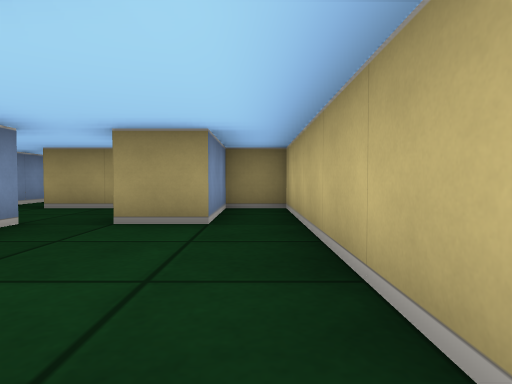
view 1 (above)

17 first-person views from a walk through a cub3D ray-caster map. The camera is about half as high as the walls, tilts 2° down and sees 75° across. The floor is counted in squares. Each view is taken from the middle of a square. On the plan, view 1 faces up. The plan holds only what a view shows up to about 9 squares ahead; the rest is blank.

view 2
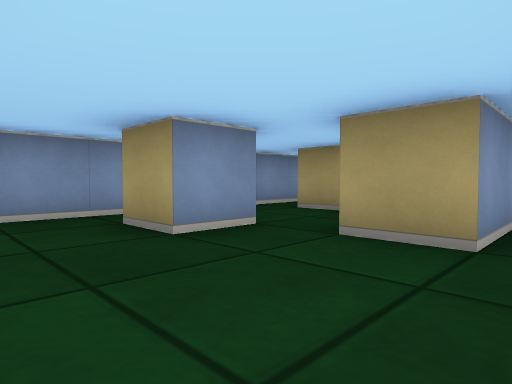

view 3
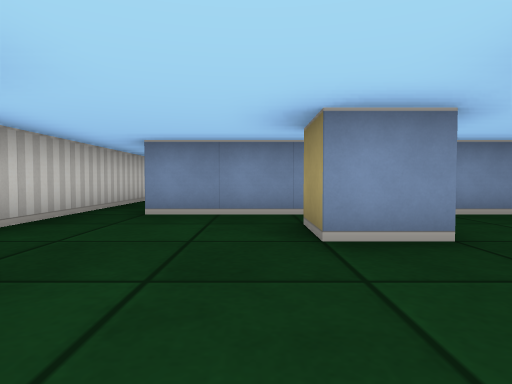

view 4
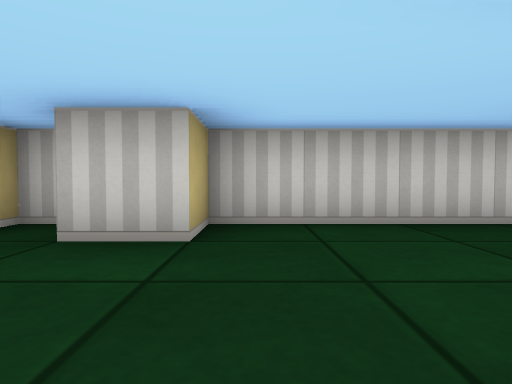

view 5
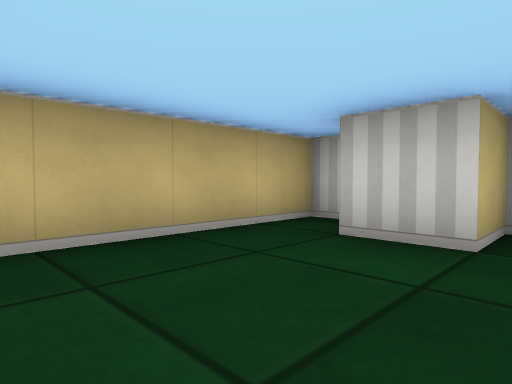

view 6
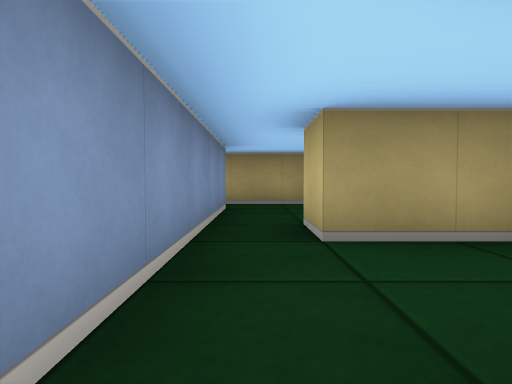

view 7
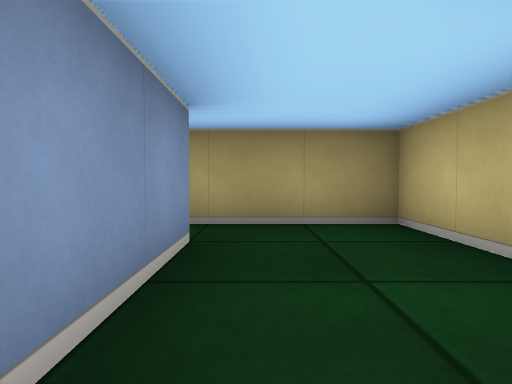

view 8
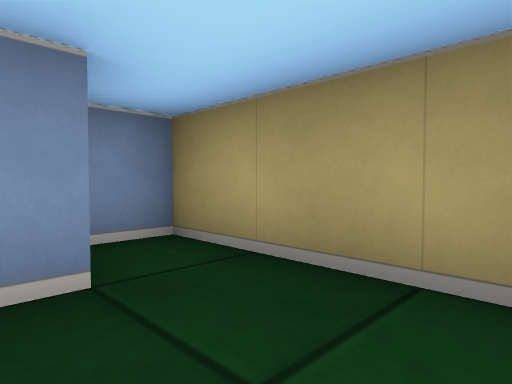

view 9
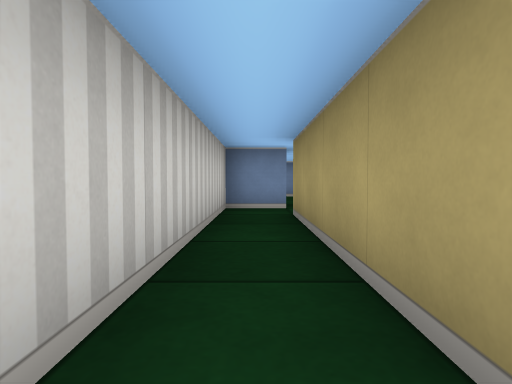

view 10
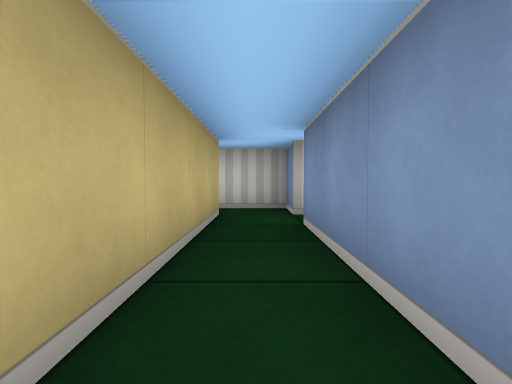

view 11
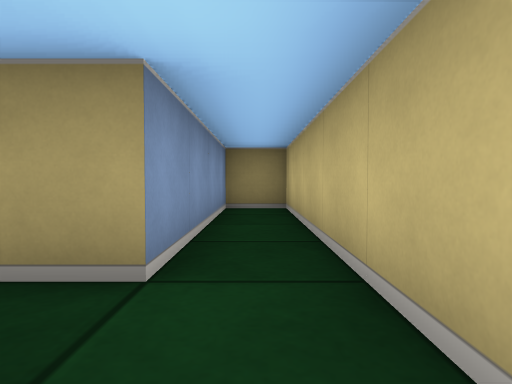

view 12
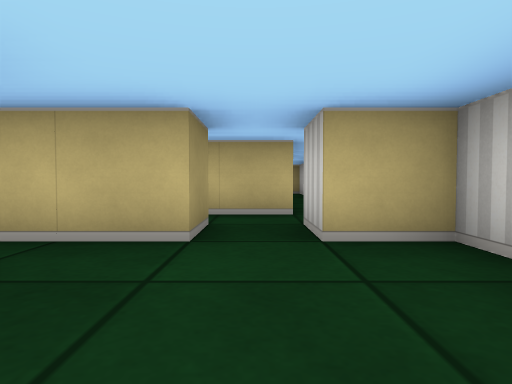

view 13
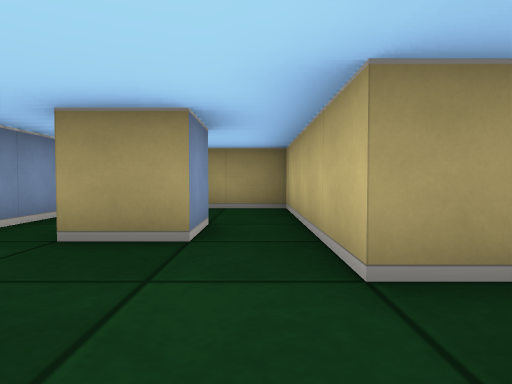

view 14
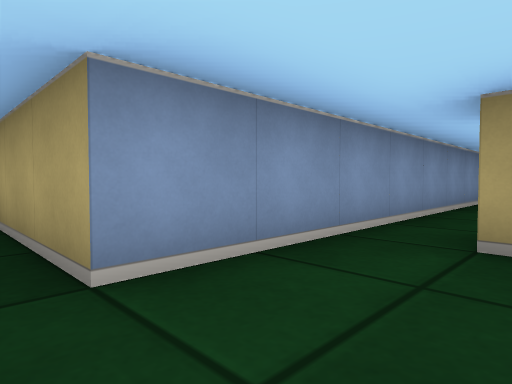

view 15
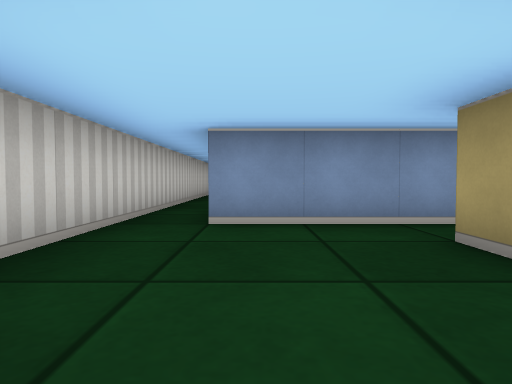

view 16
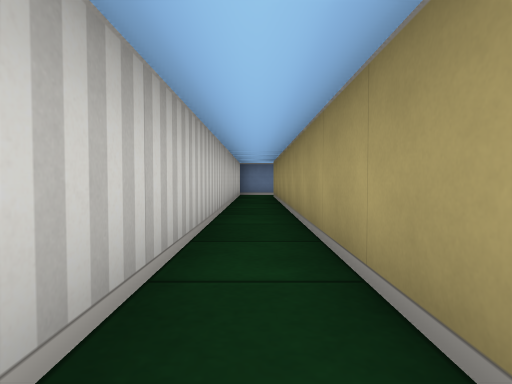

view 17
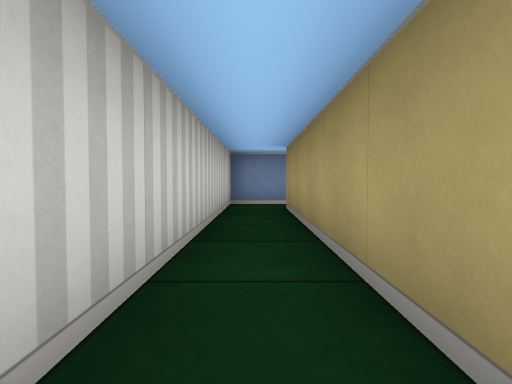

### Floor plan
Points are (right, up) in squares from view 1. A wall is a line through its corners. A room is listed if a view was taken in it or the views show most of it. See-through windows are left out.
Room 1 (views 1, 2, 3, 4, 5, 6, 7, 9)
walls: (-2.5, 3.6) (-2.5, 2.5) (-3.5, 2.5); (-2, 5.5) (-3.5, 5.5) (-3.5, 6.5); (0, -0.5) (0.5, -0.5) (0.5, 5.5) (-0.5, 5.5) (-0.5, 3.5) (-1.5, 3.5); (-4.5, 6.4) (-4.5, 0.5); (-4.5, -0.5) (-1.5, -0.5) (-1.5, 0.5) (-0.5, 0.5)
ways out: opening at (-4, 7) to room 2; opening at (-5, 0) to room 3
Room 2 (view 8)
walls: (-4.5, 8.6) (-4.5, 6.4); (-2.5, 7.9) (-2.5, 9.5) (-5.5, 9.5) (-5.5, 8.8)
ways out: opening at (-4, 7) to room 1
Room 3 (views 10, 11)
walls: (-9.5, 0.5) (-9.5, -0.5) (-4.5, -0.5); (-4.5, 0.5) (-8.5, 0.5) (-8.5, 5.5) (-9.5, 5.5) (-9.5, 1.5)
ways out: opening at (-5, 0) to room 1; opening at (-10, 1) to room 4
Room 4 (views 12, 13, 14, 15, 16, 17)
walls: (-11.5, 3.5) (-11.5, 2.5) (-12.5, 2.5); (-9.5, 1.5) (-10.5, 1.5) (-10.5, 5.5) (-11.9, 5.5); (-13.5, 6.6) (-13.5, 0.5) (-22.4, 0.5); (-23.5, 0.6) (-23.5, -0.5) (-10.5, -0.5) (-10.5, 0.5) (-9.5, 0.5)
ways out: opening at (-10, 1) to room 3; opening at (-23, 1.5)

Where each view was taken, in squares from view 1:
view 1: 0 up, 0 right, facing up
view 2: 1 up, 0 right, facing up-left
view 3: 2 up, 0 right, facing left
view 4: 3 up, 2 left, facing down
view 5: 3 up, 2 left, facing down-right
view 6: 3 up, 4 left, facing up
view 7: 6 up, 4 left, facing up
view 8: 8 up, 3 left, facing up-left
view 9: 0 up, 4 left, facing left
view 10: 5 up, 9 left, facing down
view 11: 0 up, 9 left, facing up
view 12: 1 up, 13 left, facing right
view 13: 0 up, 11 left, facing up
view 14: 0 up, 12 left, facing up-left
view 15: 1 up, 10 left, facing left
view 16: 0 up, 13 left, facing left
view 17: 0 up, 17 left, facing left
